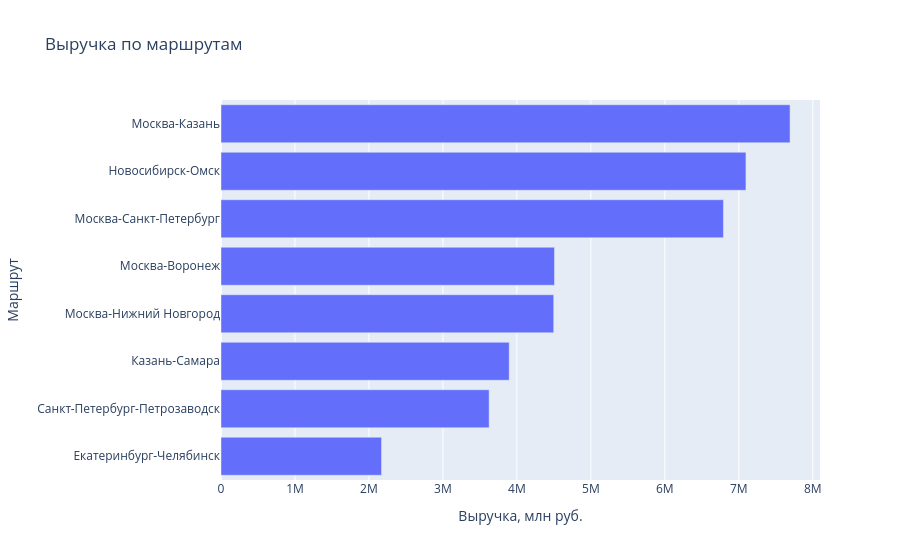

Write notebook code for a chart like this one.
### Markdown cell above
### Задание 4

1. Постройте интерактивную столбчатую диаграмму (`px.bar`) выручки по маршрутам.
   Отсортируйте столбцы по значению.
2. Добавьте в `hover_data` число рейсов по маршруту, чтобы при наведении было видно
   и выручку, и количество.
3. Сохраните график в `charts/revenue_by_route.html` и откройте файл в браузере.
4. Постройте `px.box` стоимости рейса по типам груза. Чем интерактивный «ящик»
   удобнее статичного?

### Code cell
# 1) - 3)
route_stats = (df.groupby("route")
               .agg(revenue=("cost_rub", "sum"), trips=("trip_id", "count"))
               .reset_index()
               .sort_values("revenue"))

fig = px.bar(route_stats, x="revenue", y="route",
              hover_data=["trips"],
              title="Выручка по маршрутам",
              labels={"route": "Маршрут", "revenue": "Выручка, млн руб.", "trips": "Количество рейсов"})
fig.show()

Path("charts").mkdir(exist_ok=True)
fig.write_html("charts/rvenue_by_route.html", include_plotlyjs=True)
size_mb = Path("charts/rvenue_by_route.html").stat().st_size / 1024 / 1024
print(f"сохранено: charts/revenue_by_route.html ({size_mb:.1f} МБ)")

### Figure 1 — Plotly figure (JSON) as saved in the notebook; plotly's stock layout.template omitted (floating-point values rounded to 4 significant figures)
{"data": [{"customdata": [[120], [95], [131], [123], [103], [111], [119], [108]], "hovertemplate": "Выручка, млн руб.=%{x}<br>Маршрут=%{y}<br>Количество рейсов=%{customdata[0]}<extra></extra>", "legendgroup": "", "marker": {"color": "#636efa", "pattern": {"shape": ""}}, "name": "", "orientation": "h", "showlegend": false, "textposition": "auto", "type": "bar", "x": [2170340, 3624770, 3896140, 4497860, 4508350, 6792210, 7096250, 7692450], "xaxis": "x", "y": ["Екатеринбург-Челябинск", "Санкт-Петербург-Петрозаводск", "Казань-Самара", "Москва-Нижний Новгород", "Москва-Воронеж", "Москва-Санкт-Петербург", "Новосибирск-Омск", "Москва-Казань"], "yaxis": "y"}], "layout": {"barmode": "relative", "legend": {"tracegroupgap": 0}, "title": {"text": "Выручка по маршрутам"}, "xaxis": {"anchor": "y", "domain": [0, 1], "title": {"text": "Выручка, млн руб."}}, "yaxis": {"anchor": "x", "domain": [0, 1], "title": {"text": "Маршрут"}}}}
